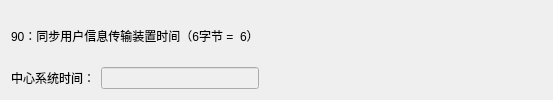
               <widget class="QWidget" name="page_37">
                <layout class="QGridLayout" name="gridLayout_40">
                 <item row="0" column="0" colspan="2">
                  <widget class="QLabel" name="label_125">
                   <property name="maximumSize">
                    <size>
                     <width>16777215</width>
                     <height>60</height>
                    </size>
                   </property>
                   <property name="text">
                    <string>90：同步用户信息传输装置时间（6字节 =  6）</string>
                   </property>
                  </widget>
                 </item>
                 <item row="1" column="0">
                  <widget class="QLabel" name="label_126">
                   <property name="text">
                    <string>中心系统时间：</string>
                   </property>
                  </widget>
                 </item>
                 <item row="1" column="1">
                  <widget class="QLineEdit" name="Line_90_1">
                   <property name="enabled">
                    <bool>false</bool>
                   </property>
                  </widget>
                 </item>
                 <item row="1" column="2">
                  <spacer name="horizontalSpacer_30">
                   <property name="orientation">
                    <enum>Qt::Orientation::Horizontal</enum>
                   </property>
                   <property name="sizeHint" stdset="0">
                    <size>
                     <width>283</width>
                     <height>20</height>
                    </size>
                   </property>
                  </spacer>
                 </item>
                </layout>
               </widget>
